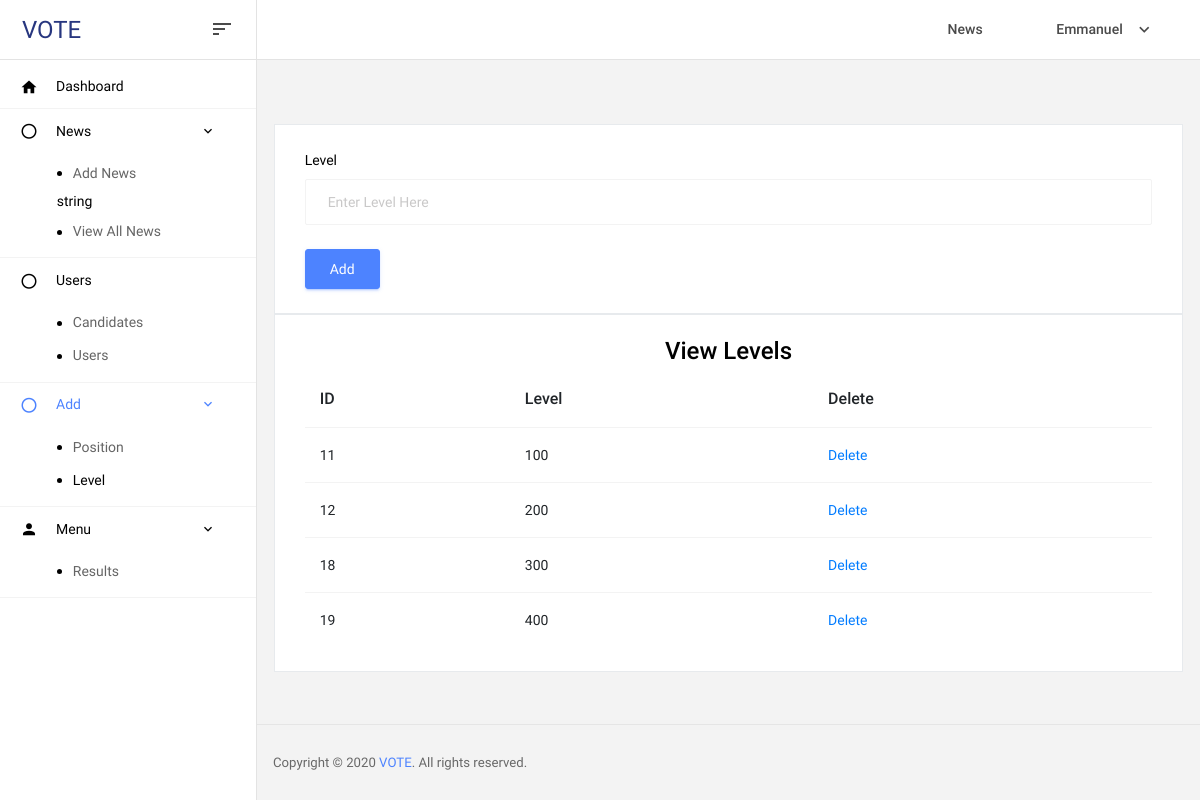
Screenshot of /admin/levels.php (signed in) with the database file from the repository.
### tables this page shows
CREATE TABLE `level` (
  `id` int(11) NOT NULL,
  `level` int(100) NOT NULL
);

### admin/levels.php (the view, shortened to what this page needs)
<?php include "includes/header.php";?>
<?php include "includes/sidebar.php";?>
      <div class="main-panel">
        <div class="content-wrapper">
          <div class="row">
          </div>
          <div class="row">
            <div class="col-md-12">
              <div class="card">
                <div class="card-body">
                  <form action="levels.php" method="post">
                    <div class="form-group">
                      <label for="exampleFormControlInput1"> Level </label>
                      <input type="text" class="form-control" id="level_name" name="level" placeholder="Enter Level Here">
                    </div>
                    <button class="btn btn-primary" type="submit" name="submit">Add</button>
                  </form>
                </div>
              </div>
            </div>
            <div class="col-md-12">
              <div class="card">
                <div class="card-body">
                  <h3 class="text-center">View Levels</h3>
                  <table class="table table-hover">
                    <thead>
                      <tr>
                        <th>ID</th>
                        <th>Level</th>
                        <th>Delete</th>
                      </tr>
                    </thead>
                    <tbody>
                      <?php
                        $sql = "SELECT * FROM level";
                        $select_levels = mysqli_query($connection, $sql);
                        while($row = mysqli_fetch_assoc($select_levels)) {
                          $level_name = $row['level'];
                          $level_id = $row['id'];
                          ?>
                      <tr>
                        <td><?php echo $level_id;?></td>
                        <td><?php echo $level_name;?></td>
                        <td><a href="levels.php?delete=<?php echo $level_id;?>">Delete</a></td>
                      </tr>
                      <?php } ?>
                    </tbody>
                  </table>
                </div>
              </div>
            </div>
          </div>
        </div>
        <?php include "includes/footer.php";?>

### admin/includes/header.php (shortened to what this page needs)
<!DOCTYPE html>
<html lang="en">
<head>
  <link rel="stylesheet" href="../css/materialdesignicons.min.css">
  <link rel="stylesheet" href="../css/vendor.bundle.base.css">
  <link rel="stylesheet" href="../css/dataTables.bootstrap4.css">
  <link rel="stylesheet" href="../css/style.css">
</head>
<body>
  <div class="container-scroller">
    <nav class="navbar col-lg-12 col-12 p-0 fixed-top d-flex flex-row">
            <div class="navbar-brand-wrapper d-flex justify-content-center">
        <div class="navbar-brand-inner-wrapper d-flex justify-content-between align-items-center w-100">
          <a class="navbar-brand brand-logo" href="../index.php">VOTE</a>
          <button class="navbar-toggler navbar-toggler align-self-center" type="button" data-toggle="minimize">
            <span class="mdi mdi-sort-variant"></span>
          </button>
        </div>
      </div>
      <div class="navbar-menu-wrapper d-flex align-items-center justify-content-end">
        <ul class="navbar-nav navbar-nav-right">
          <li class="nav-item nav-profile">
            <a class="nav-link" href="http://localhost:8888/vote/news.php" id="profileDropdown">
              <span class="nav-profile-name">News</span>
            </a>
          </li>
          <li class="nav-item nav-profile dropdown">
            <a class="nav-link dropdown-toggle" href="#" data-toggle="dropdown" id="profileDropdown">
              <?php if(isset($_SESSION['user'])) :?>
              <span class="nav-profile-name"><?php echo $_SESSION['user']; ?></span>
            </a>
            <?php endif?>
          </li>
        </ul>
      </div>
    </nav>

### admin/includes/sidebar.php (shortened to what this page needs)
<div class="container-fluid page-body-wrapper">
  <nav class="sidebar sidebar-offcanvas" id="sidebar">
    <ul class="nav">
      <li class="nav-item">
        <a class="nav-link" href="index.php">
          <i class="mdi mdi-home menu-icon"></i>
          <span class="menu-title">Dashboard</span>
        </a>
      </li>
      <li class="nav-item">
        <a class="nav-link" data-toggle="collapse" href="#ui-basic" aria-expanded="false" aria-controls="ui-basic">
          <i class="mdi mdi-circle-outline menu-icon"></i>
          <span class="menu-title">News</span>
          <i class="menu-arrow"></i>
        </a>
        <div class="" id="ui-basic">
          <ul class="nav flex-column sub-menu">
            <li class="nav-item"> <a class="nav-link" href="add_post.php">Add News</a></li>
            <?php include "../../includes/session.php";?>
            <li class="nav-item"> <a class="nav-link" href="posts.php">View All News</a></li>
          </ul>
        </div>
      </li>
      <li class="nav-item">
        <a class="nav-link" data-toggle="collapse" href="#auth" aria-expanded="false" aria-controls="ui-basic">
          <i class="mdi mdi-circle-outline menu-icon"></i>
          <span class="menu-title">Users</span>
        </a>
        <div class="" id="ui-basic">
          <ul class="nav flex-column sub-menu">
            <li class="nav-item"> <a class="nav-link" href="contestants.php">Candidates</a></li>
            <li class="nav-item"> <a class="nav-link" href="view_all_users.php">Users</a></li>
          </ul>
        </div>
      </li>
      <li class="nav-item">
        <a class="nav-link" data-toggle="collapse" href="#ui-basic" aria-expanded="false" aria-controls="ui-basic">
          <i class="mdi mdi-circle-outline menu-icon"></i>
          <span class="menu-title">Add</span>
          <i class="menu-arrow"></i>
        </a>
        <div class="" id="ui-basic">
          <ul class="nav flex-column sub-menu">
            <li class="nav-item"> <a class="nav-link" href="positions.php">Position</a></li>
            <li class="nav-item"> <a class="nav-link" href="levels.php">Level</a></li>
          </ul>
        </div>
      </li>
      <li class="nav-item">
        <a class="nav-link" data-toggle="collapse" href="#auth" aria-expanded="false" aria-controls="auth">
          <i class="mdi mdi-account menu-icon"></i>
          <span class="menu-title">Menu</span>
          <i class="menu-arrow"></i>
        </a>
        <div class="" id="auth">
          <ul class="nav flex-column sub-menu">
            <li class="nav-item"> <a class="nav-link" href="results.php"> Results </a></li>
          </ul>
        </div>
      </li>
    </ul>
  </nav>

### includes/session.php (shortened to what this page needs)
<?php
if(isset($_SESSION['user'])) {
	echo "string";
} else {
	echo "none";
}
?>

### admin/includes/footer.php (shortened to what this page needs)
<footer class="footer">
          <div class="d-sm-flex justify-content-center justify-content-sm-between">
            <span class="text-muted text-center text-sm-left d-block d-sm-inline-block">Copyright &copy; <?php echo date('Y');?> <a href="index.php" target="_blank">VOTE</a>. All rights reserved.</span>
          </div>
        </footer>
      </div>
    </div>
  </div>
</body>
</html>

### rows the page displays
level: id "11", level "100"
level: id "12", level "200"
level: id "18", level "300"
level: id "19", level "400"

### other values shown
$_SESSION['user'] "Emmanuel"
